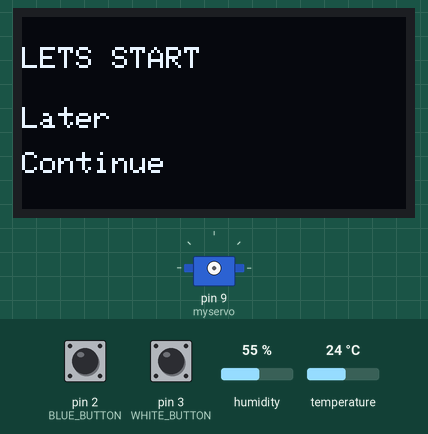
Recording of a sketch running on a simulated Arduino Uno, built with avr-gcc and run on an emulated ATmega328P. On the bench: 128×64 one-colour display, servo. Inputs (shaded band) come from the test bench; at power-on: pin 2 (BLUE_BUTTON) HIGH, pin 3 (WHITE_BUTTON) HIGH, humidity 55 %, temperature 24 °C. The local clock reads 2024-03-15 10:24:30 at power-on unless the sketch sets it; the sensor or clock chip raises its interrupt line as the real part does.

Above: at 4.6 s.
4.7 s: pin 2 (BLUE_BUTTON) pulled LOW for 1 s
At 6.7 s:
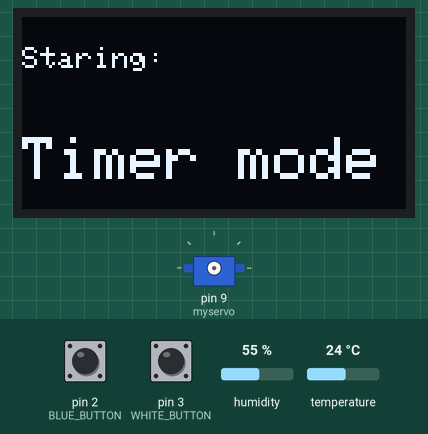
8.7 s: pin 2 (BLUE_BUTTON) pulled LOW for 3.2 s
At 13.2 s:
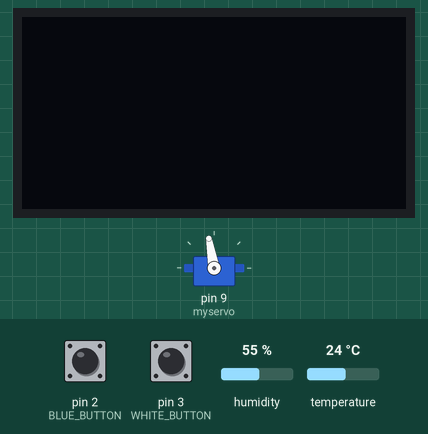
13.4 s: pin 3 (WHITE_BUTTON) pulled LOW for 3.2 s
At 16.6 s:
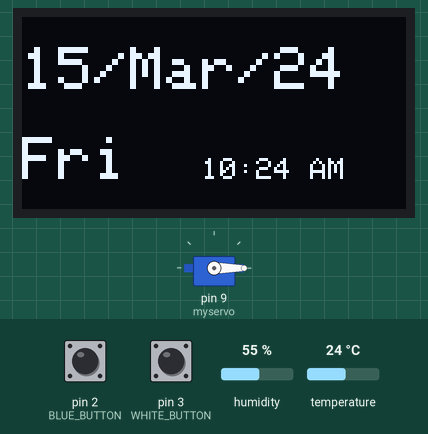
18.1 s: humidity set to 22 %
At 19.6 s:
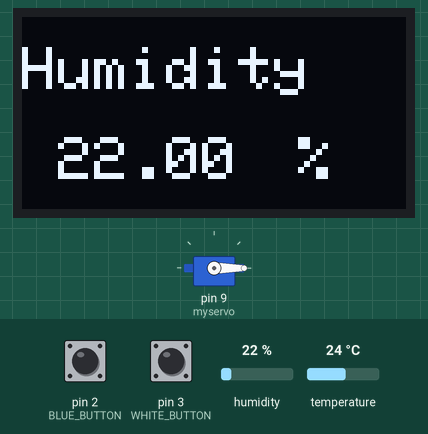
21.1 s: pin 2 (BLUE_BUTTON) driven LOW and pin 3 (WHITE_BUTTON) driven LOW
24.1 s: pin 3 (WHITE_BUTTON) driven HIGH
At 27.4 s:
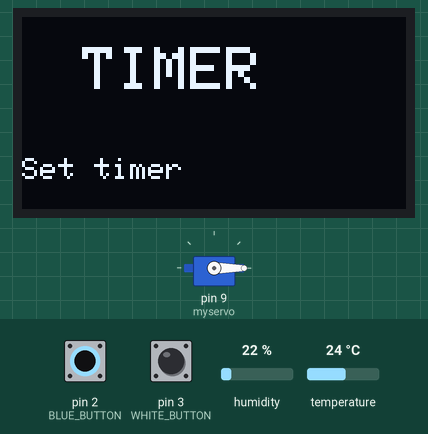
Timing chart, 0 to 28.1 s (numbered marks = the images above; inputs shaded):
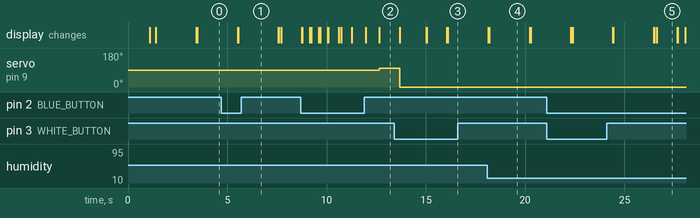

Measured:
- after the input at 4.7 s, the display: first changes after 0.82 s (image 1 shows a later state)
- after the input at 8.7 s, servo on pin 9 (myservo): 90° → 100° after 4.0 s
- after the input at 13.4 s, the display: first differs from a run without the input after 2.6 s (image 3 shows a later state)
- after the input at 24.1 s, the display: first changes after 0.31 s (image 5 shows a later state)
- what the display in image 4 shows lasts 2.0 s, from 18.2 s to 20.2 s
- what the display in image 5 shows lasts 1.0 s, from 26.6 s to 27.6 s

The sketch:

Sketch_14_onlyTimer.ino
```cpp
//IDEA: Instead of passing attribute to DisplayText, do not recieve char and print what is in buff (global Var)
#include <stdlib.h>
/*************************************************************************/

#include "DHT.h"

#define DHTPIN 5     // Digital pin connected to the DHT sensor

#define DHTTYPE DHT11
DHT dht(DHTPIN, DHTTYPE);

/**************************************************************************/
//************************* OLED ******************************************
#include <SPI.h>
#include <Wire.h>
#include <Adafruit_GFX.h>
#include <Adafruit_SSD1306.h>

#define SCREEN_WIDTH 128 // OLED display width, in pixels
#define SCREEN_HEIGHT 64 // OLED display height, in pixels

// Declaration for an SSD1306 display connected to I2C (SDA, SCL pins)
// The pins for I2C are defined by the Wire-library.
// On an arduino UNO:       A4(SDA), A5(SCL)
#define OLED_RESET     4 // Reset pin # (or -1 if sharing Arduino reset pin)
#define SCREEN_ADDRESS 0x3C ///< See datasheet for Address; 0x3D for 128x64, 0x3C for 128x32
#define DISPLAY_TIME 2000
Adafruit_SSD1306 display(SCREEN_WIDTH, SCREEN_HEIGHT, &Wire, OLED_RESET);


/**************************************************************************/

#include <RTClib.h>

RTC_DS3231 rtc;

// the pin that is connected to SQW of DS3231
#define CLOCK_INTERRUPT_PIN 3
char weekDay[][4] = {"Sun", "Mon", "Tue", "Wed", "Thu", "Fri", "Sat" };
/**************************************************************************/


#include <Servo.h>

Servo myservo;  // create servo object to control a servo


////////////////////////////////////////////////////////////////////////////////////////////////////////////////////////////
// ************************* SETUP **************************************************** SETUP ******************************
////////////////////////////////////////////////////////////////////////////////////////////////////////////////////////////
const byte interruptPin = 2;
bool sw1=0;
byte menuLevel = 0;
uint8_t timerTarget[3];
char buff[10];
#define BLUE_BUTTON     2
#define WHITE_BUTTON    3

void setup()
{
      Serial.begin(9600);
      //Begin I2C
      Wire.begin();
      //Begin OLED
      if(!display.begin(SSD1306_SWITCHCAPVCC, SCREEN_ADDRESS)) {
        Serial.println(F("SSD1306 allocation failed"));
        for(;;); // Don't proceed, loop forever
      }
      //Begin humidity sensor
      dht.begin();

      //BLUE (Interrupt)
      pinMode(interruptPin, INPUT_PULLUP);
      attachInterrupt(digitalPinToInterrupt(interruptPin), awake, FALLING );
      //WHITE
      pinMode(WHITE_BUTTON, INPUT_PULLUP);

      //********************* initializing the rtc ********************
      if(!rtc.begin()) {
          Serial.println("Couldn't find RTC!");
          Serial.flush();
          abort();
      }

      /*Uncomment block below to set time when power loss
      if(rtc.lostPower()) {
          // this will adjust to the date and time at compilation
          rtc.adjust(DateTime(F(__DATE__), F(__TIME__)));
      }*/

      //we don't need the 32K Pin, so disable it
      rtc.disable32K();
      // stop oscillating signals at SQW Pin
      rtc.writeSqwPinMode(DS3231_OFF);

      // ***************** OLED WELCOME**********************
        char txt1[10] = "RC";

      DisplayText(60, 29, txt1, 4, DISPLAY_TIME/2, 1, false);
      //testdrawbitmap(DISPLAY_TIME);
      testdrawrect();
}

//***************** OLED+Temp **************************
void DisplayTempAndHumidity()
{
      // Reading temperature or humidity takes about 250 milliseconds!
      // Sensor readings may also be up to 2 seconds 'old' (its a very slow sensor)
      float h = dht.readHumidity();
      // Read temperature as Celsius (the default)
      float t = dht.readTemperature();

      char h_str[8]; // Buffer big enough for 7-character float
      dtostrf(h, 6, 2, h_str); // Leave room for too large numbers!

      DisplayText(0, 10, "Humidity", 5, 0, 2, false);
      DisplayText(0,40, h_str, 5, 0, 2, true);
      DisplayText(80,40, " %", 5, DISPLAY_TIME, 2, true);

      char t_str[8]; // Buffer big enough for 7-character float
      dtostrf(t, 6, 2, t_str); // Leave room for too large numbers!

      DisplayText(0, 10, "Temp", 5, 0, 2, false);
      DisplayText(0,40, t_str, 5, 0, 2, true);
      DisplayText(80,40, " C", 5, DISPLAY_TIME, 2, true);

}

void DisplayText(int16_t curX, int16_t curY, char* text, uint8_t textLen, unsigned long displayTime, uint8_t textSize, bool holdPrevious)
{

    if(!holdPrevious)
        display.clearDisplay();
    display.setTextSize(textSize);
    display.setTextColor(SSD1306_WHITE);
    display.setCursor(curX,curY);
    display.print(text);
    display.display();
    delay(displayTime);
}

void testdrawrect() {

      for(int16_t i=0; i<display.height()/2-6; i+=2) {
        display.drawRect(i, i, display.width()-2*i, display.height()-2*i, SSD1306_WHITE);
        display.display(); // Update screen with each newly-drawn rectangle
        delay(1);
      }

      delay(2000);
}
//******************************************************


//******************* OLED+RTC ******************************
void DisplayDateAndTime()
{
    // print current time
    char timeStr[10] = "hh:mm AP";
    char dateStr[10] = "DD/MMM/YY";
    uint8_t day;
    rtc.now().toString(timeStr);
    rtc.now().toString(dateStr);
    day = rtc.now().dayOfTheWeek();
    DisplayText(0, 10, dateStr, 9, 0, 2, false);
    DisplayText(0, 40, weekDay[day], 3, 0, 2, true);
    DisplayText(60, 47, timeStr, 5, DISPLAY_TIME, 1, true);
}
void DisplayOpeningDate()
{
    /*char buff[9];
    DisplayText(0, 10, "Time left:", 0, 0, 2, false);
    sprintf_P(buff, (PGM_P)F("%02d days %02d hrs %02d min"), timerTarget[0], timerTarget[1],timerTarget[2]);
    DisplayText(0, 40, buff, 0, 2 * DISPLAY_TIME, 1, true);*/
}
//******************************************************


//******************* SERVO ****************************

void openDoor()
{
      myservo.attach(9);
      myservo.write(0);
      display.clearDisplay();
      DisplayText(0, 30, "Timer ended", 5, 300, 1, true);
      delay(1000);
      myservo.detach();
      display.clearDisplay();
      display.display();
}

void closeDoor()
{
      myservo.attach(9);
      myservo.write(100);
      delay(1000);
      myservo.detach();
}
//******************************************************

//******************* INTERRUPTS ****************************
void awake()
{
    sw1 = !sw1;
}
//***********************************************************

//************************ MENUS ****************************
void menu0()
{

      sprintf(buff, "LETS START");
      DisplayText(0, 10, buff, 5, 0, 1, false);
      sprintf(buff, "Later");
      DisplayText(0, 30, buff, 5, 0, 1, true);
      sprintf(buff,"Continue");
      DisplayText(0, 45, buff, 5, DISPLAY_TIME, 1, true);
      bool blue=0, white=0;
      while(menuLevel==0)
      {
            blue = digitalRead(BLUE_BUTTON);
            white = digitalRead(WHITE_BUTTON);
            if(!white)
            {
                  menuLevel = 4; //Door open
                  DisplayText(0, 10, "You say when then", 5, DISPLAY_TIME, 1, false);
            }
            else if(!blue)
            {
                  menuLevel = 1;
                  DisplayText(0, 10, "Staring:", 5, 0, 1, false);
                  DisplayText(0, 40, "Timer mode", 5, DISPLAY_TIME, 2, true);
            }
      }
      display.clearDisplay();
      display.display();

}

void setParameter(char* title,byte i)
{
    bool okFlag = 1; //Normally open button, 1 = not pushed, 0 = pushed
    bool increment = 0;
    char buff[9];
    DisplayText(20, 10, title, 5, 0, 2, false);
    DisplayText(20, 40, "00", 5, 0, 2, true);
    while (okFlag == 1)
    {
        delay(350);
        increment = !digitalRead(WHITE_BUTTON);
        okFlag = digitalRead(BLUE_BUTTON);

        if (increment)
            timerTarget[i]++;
        sprintf_P(buff, (PGM_P)F("%02d"), timerTarget[i]);
        DisplayText(20, 10, title, 5, 0, 2, false);
        DisplayText(20, 40, buff, 5, 0, 2, true);

    }
}

void menu1() //Program mode 1: Timer -> Set timer
{
      bool okFlag=1; //Normally open button, 1 = not pushed, 0 = pushed
      bool increment=0;
      char buff[9];
      DisplayText(20, 10, "TIMER", 5, 100, 2, false);
      DisplayText(0, 47, "Set timer", 5, DISPLAY_TIME/2, 1, true);

      for(uint8_t i = 0; i<3;i++)
      {
            timerTarget[i] = 0;
      }

      setParameter("DAYS:", 0);
      setParameter("HOURS:", 1);
      setParameter("MINUTES:", 2);

      delay(500);
      DisplayText(20, 10, "TIMER", 5, 100, 2, false);
      DisplayText(0, 47, "Is door closed?", 5, 0, 1, true);
      bool blue=1;
      while(blue)
      {
        blue = digitalRead(BLUE_BUTTON);
      }
      delay(500);
      DisplayText(0, 10, "OK", 5, DISPLAY_TIME/3, 1, false);
      DisplayText(15, 20, "Bye", 5, DISPLAY_TIME/3, 1, false);
      display.clearDisplay();
      display.display();
      closeDoor();
      menuLevel = 2; //Menu = 2 -> door closed, 3 -> door open
      rtc.clearAlarm(1);
      rtc.setAlarm1(rtc.now() + TimeSpan((uint16_t)timerTarget[0],timerTarget[1],timerTarget[2],0),DS3231_A1_Date);
}

void checkTimer()
{
  if(rtc.alarmFired(1))
  {
    openDoor();
    menuLevel=3;
  }
}

void restart()
{
  sprintf(buff, "STAR");
  DisplayText(15, 20, buff, 5, DISPLAY_TIME/3, 1, false);
  bool white=1;
  for(int i=0; i<10; i++)
  {
    delay(300);
    white = digitalRead(WHITE_BUTTON);
    if(!white)
      break;
  }
  if(!white)
    menuLevel=0;
}

//************************************************************

/////////////////LOOP/////////////////////////////LOOOP//////////////////
/////////////////LOOP/////////////////////////////LOOOP//////////////////
/////////////////LOOP/////////////////////////////LOOOP//////////////////

void loop() {
      //Menu 1: Timer(blue) Weekend(white)
      if(menuLevel==0) //MENU Start
            menu0();
      if(menuLevel==1) //MENU Program mode 1: Timer -> Set timer
            menu1();

      if(menuLevel==2) //Door closed
            checkTimer();


      if(sw1) //To awake screen
      {
            for(int i=0; i<2; i++)
            {
                  if(menuLevel==3)
                    restart();
                  else
                  {
                    DisplayDateAndTime();
                    DisplayTempAndHumidity();
                  }
            }
            sw1=!sw1;
            display.clearDisplay();
            display.display();
      }


}
```
